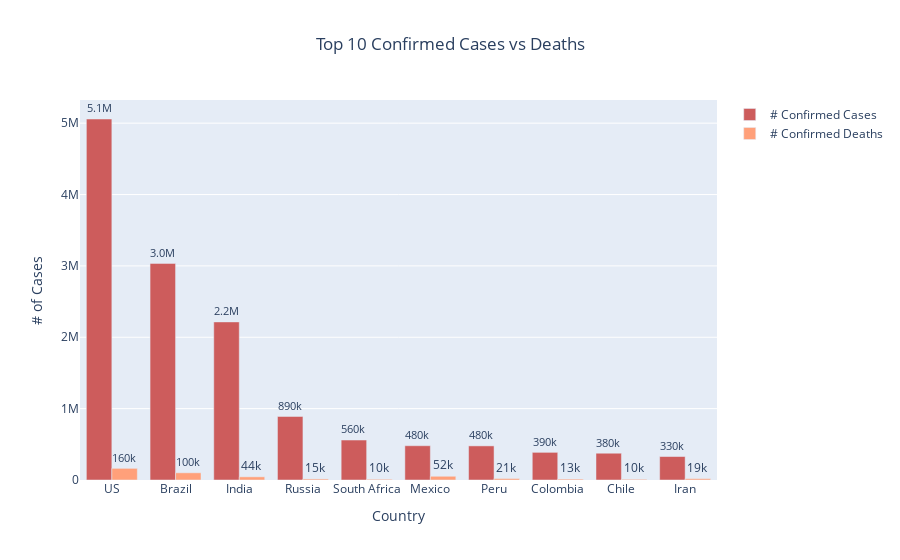

Notebook source saved alongside this figure:
### Code cell
fig = go.Figure(data=[
    go.Bar(
        name='# Confirmed Cases', 
        x=Confirmed_Country['Country'], 
        y=Confirmed_Country['Confirmed'],
        text=Confirmed_Country['Confirmed'],
        marker_color='indianred'),
    go.Bar(
        name='# Confirmed Deaths',
        x=Confirmed_Country['Country'], 
        y=Confirmed_Country['Deaths'],
        text=Confirmed_Country['Deaths'],
        marker_color='lightsalmon')
])
# Change the bar mode
fig.update_layout(
    barmode='group',
    title_text='Top 10 Confirmed Cases vs Deaths',
    xaxis={"title":"Country", "zeroline":False},
    yaxis={"title":"# of Cases", "zeroline":False},
    title_x=.5,)

fig.update_traces(texttemplate='%{text:.2s}', textposition='outside'),


fig.show()

### Figure 1 — Plotly figure (JSON) as saved in the notebook; plotly's stock layout.template omitted (floating-point values rounded to 4 significant figures)
{"data": [{"marker": {"color": "indianred"}, "name": "# Confirmed Cases", "text": [5058464, 3035422, 2215074, 890799, 559859, 480278, 478024, 387481, 375044, 328844], "textposition": "outside", "texttemplate": "%{text:.2s}", "type": "bar", "x": ["US", "Brazil", "India", "Russia", "South Africa", "Mexico", "Peru", "Colombia", "Chile", "Iran"], "y": [5058464, 3035422, 2215074, 890799, 559859, 480278, 478024, 387481, 375044, 328844]}, {"marker": {"color": "lightsalmon"}, "name": "# Confirmed Deaths", "text": [163100, 101049, 44386, 14973, 10408, 52298, 21072, 12842, 10139, 18616], "textposition": "outside", "texttemplate": "%{text:.2s}", "type": "bar", "x": ["US", "Brazil", "India", "Russia", "South Africa", "Mexico", "Peru", "Colombia", "Chile", "Iran"], "y": [163100, 101049, 44386, 14973, 10408, 52298, 21072, 12842, 10139, 18616]}], "layout": {"barmode": "group", "title": {"text": "Top 10 Confirmed Cases vs Deaths", "x": 0.5}, "xaxis": {"title": {"text": "Country"}, "zeroline": false}, "yaxis": {"title": {"text": "# of Cases"}, "zeroline": false}}}
